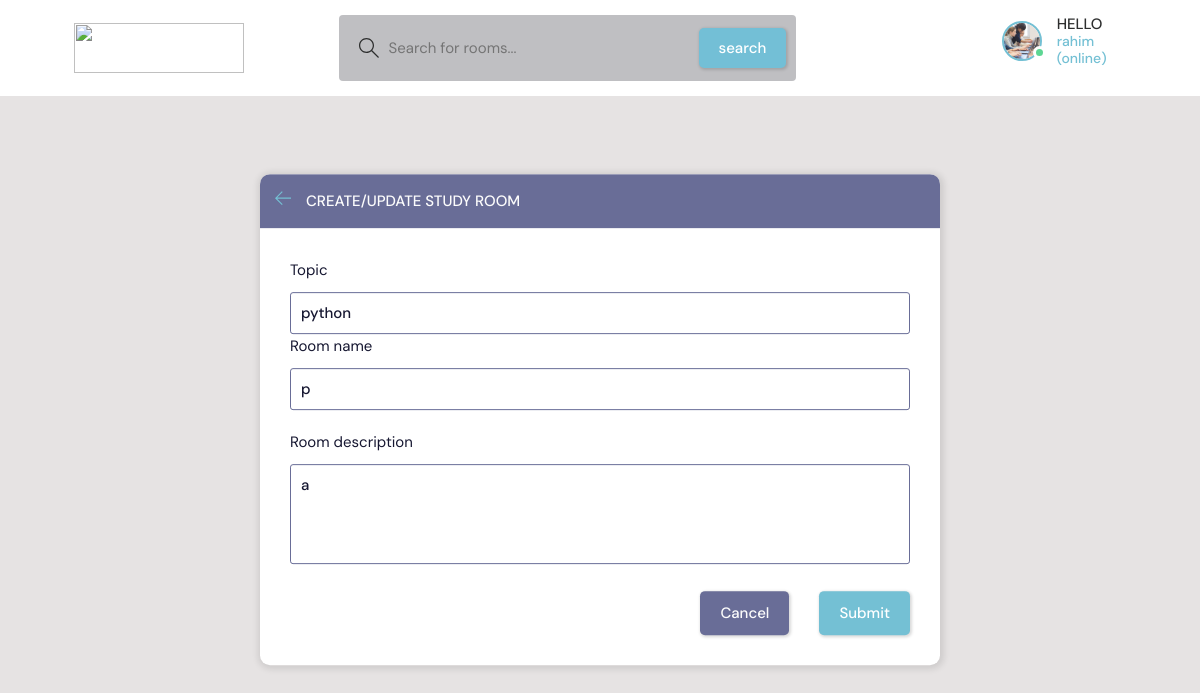
The page /mode/light/update-room/2 (signed in) on the database its author committed.
### base/models.py (models this page shows, shortened)
class User(AbstractUser):
    name=models.CharField(max_length=50, null=True)
    email=models.EmailField(unique=True, null=True)
    about=models.TextField(max_length=300, null=True, blank=True)
    avatar=models.ImageField(null=True, default='avatar.svg')
    REQUIRED_FIELDS=[]

class Room(models.Model):
    host=models.ForeignKey(User, on_delete=models.SET_NULL, null=True)
    topic=models.ForeignKey(Topic,  on_delete=models.SET_NULL, null=True)
    title=models.CharField(max_length=100)
    participants=models.ManyToManyField(User, related_name='participants', blank=True)
    description=models.TextField(null=True, blank=True)
    rules=models.TextField(null=True, blank=True)
    updated=models.DateTimeField(auto_now=True)
    created=models.DateTimeField(auto_now_add=True)
    class Meta():
        ordering=["-updated","-created"]

class Topic(models.Model):
    name=models.CharField(max_length=100)

### base/views_2.py (the view, shortened to what this page needs)
@login_required(login_url='login')
def update_room_2(request, pk):
    room=Room.objects.get(id=pk)
    form=RoomForm(instance=room)
    topics=Topic.objects.all()
    if request.user!=room.host:
        return HttpResponse(' sorry you are not allowed to update this room')
    context={'form':form, 'topics':topics,  'room':room}
    return render(request, 'light/base/room_form.html', context)

### base/forms.py
class RoomForm(ModelForm):
    class Meta:
        model=Room
        fields='__all__'
        exclude=['host','participants']

### templates/light/base/room_form.html (shortened to what this page needs)
{%extends 'light/main.html' %}
{%block content%}
  <main class="create-room layout">
    <div class="container">
      <div class="layout__box">
        <div class="layout__boxHeader">
          <div class="layout__boxTitle">
            <a href="{{request.META.HTTP_REFERER}}">
              <svg version="1.1" xmlns="http://www.w3.org/2000/svg" width="32" height="32" viewBox="0 0 32 32">
                <title>arrow-left</title>
                <path
                  d="M13.723 2.286l-13.723 13.714 13.719 13.714 1.616-1.611-10.96-10.96h27.625v-2.286h-27.625l10.965-10.965-1.616-1.607z">
                </path>
              </svg>
            </a>
            <h3>Create/Update Study Room</h3>
          </div>
        </div>
        <div class="layout__body">
          <form method="POST" class="form" action="">
            <div style="color:rgb(22, 23, 49);" class="form__group">
              <label for="room_topic">Topic</label>
              <input style="color:rgb(22, 23, 49);" required type="text" name="topic" value="{{room.topic.name}}" id="room_topic" list="topic-list" />
            <div style="color:rgb(22, 23, 49);" class="form__group">
              <label for="room_name">Room name</label>
              <span style="color:rgb(22, 23, 49);">{{form.title}}</span>
            </div>
            <div style="color:rgb(22, 23, 49);" class="form__group">
              <label for="room_name">Room description</label>
              <h3 style="color:rgb(22, 23, 49);">{{form.description}}</h3>
            </div>
            </div>
            <div class="form__action">
              <a class="btn btn--dark" href="{{request.META.HTTP_REFERER}}">Cancel</a>
              <button class="btn btn--main" type="submit">Submit</button>
            </div>
          </form>
        </div>
      </div>
    </div>
  </main>
{%endblock content%}

### templates/light/navbar.html (shortened to what this page needs)
{% load static%}
<header class="header header--loggedIn">
    <div class="container">
      <a href="{% url 'light-index' %}" class="header__logo">
          <img style="width:17rem; height:5rem;" src="{% static 'images/team/white.png' %}" alt="">
      </a>
      <form method="GET" action="{% url 'light-index' %}" class="header__search">
        <label>
          <input name="q" placeholder="Search for rooms..." />
          <button class="btn" type="submit">search</button>
        </label>
      </form>
      <nav class="header__menu">
        {% if request.user.is_authenticated%}
        <div class="header__user">
          <a href="{% url 'light-profile-page' request.user.id %}">
            <div class="avatar avatar--medium active">
              <img src="{{request.user.avatar.url}}" />
            </div>
            <p>HELLO<span>{{request.user.username}}<br>(online)</span><p>
          </a>
        </div>
        {%else%}
        <a href="{% url 'light-login' %}">
          <img src="{% static 'images/avatar.svg' %}" />
          <p>Login</p>
        </a>
        {%endif%}
      </nav>
    </div>
  </header>

### static/styles/light-style.css (style rules this page uses)
:root { --color-main: #74c0d4; --color-main-light: #004672; --color-dark: #ffffff; --color-dark-medium: #bfbfc2; --color-dark-light: #696d97; --color-light: #fcfcfc; --color-gray: #2d2e2e; --color-light-gray: #1f1e1e; --color-bg: rgb(230, 227, 227); --color-success: #5dd693; --color-error: #fc4b0b; }
* { font-family: "DM Sans", -apple-system, BlinkMacSystemFont, "Segoe UI", Roboto, Oxygen, Ubuntu, Cantarell, "Open Sans", "Helvetica Neue", sans-serif; margin: 0; padding: 0; box-sizing: border-box; text-rendering: optimizeLegibility; font-size: inherit; }
html { font-size: 56.25%; }
@media only screen and (min-width: 1200px) { html { font-size: 62.5%; } }
body { line-height: 1.6; font-weight: 400; font-size: 1.5rem; color: var(--color-light-gray); background-color: var(--color-bg); min-height: 100vh; }
img { width: 100%; }
a { display: inline-block; color: var(--color-main); text-decoration: none; }
.container { max-width: 120rem; width: 90%; margin: auto; }
.btn { background-color:#73bfd6 ; border: none; display: inline-flex; align-items: center; gap: 1rem; cursor: pointer; transition: all ease-in-out 0.3s; padding: 1rem 2rem; border-radius: 5px; box-shadow: 1px 1px 3px 1px rgba(0, 0, 0, 0.15); font-weight: 500; color: white; }
.btn--main { background-color: var(--color-main); color: var(--color-dark); }
.btn--dark { background-color: var(--color-dark-light); color: var(--color-light); }
.avatar { position: relative; display: inline-block; border-radius: 50%; border: 2px solid var(--color-main); }
.avatar img { display: block; border-radius: 50%; object-fit: cover; object-position: center; }
.avatar::after { content: ""; display: block; position: absolute; background-color: var(--color-gray); z-index: 111; border-radius: 50%; border: 0.3rem solid var(--color-dark); }
.avatar.active::after { background-color: var(--color-success); }
.avatar.avatar--medium img { width: 3.6rem; height: 3.6rem; border-radius: 50%; }
.avatar.avatar--medium:after { width: 0.7rem; height: 0.7rem; bottom: 0px; right: -6px; }
.header { padding: 1.5rem; background-color: var(--color-dark); }
.header > .container { display: flex; gap: 9.5rem; }
.header__logo, .header__user { display: flex; gap: 2rem; align-items: center; }
.header__logo > img { height: 3.2rem; width: 3.2rem; }
.header__search > label { background-color: var(--color-dark-medium); padding: 1.3rem 1rem; display: flex; align-items: center; gap: 1rem; border-radius: 4px; }
.header__search svg { fill: var(--color-gray); width: 2rem; height: 2rem; margin-left: 1rem; }
.header__search input { width: 30rem; background: transparent; border: none; outline: none; color: var(--color-light); }
.header__menu { margin-left: auto; position: relative; }
.header__menu a { display: flex; gap: 1.5rem; align-items: center; font-weight: 500; text-decoration: none; color: var(--color-gray); }
.header__menu img { height: 3.6rem; }
.header__menu p { line-height: 1.2; }
.header__menu span { color: var(--color-main); font-weight: 500; font-size: 1.4rem; display: block; }
.layout { margin-top: 2.4rem; }
.layout > .container { display: flex; justify-content: space-between; align-items: flex-start; }
.layout__box { width: 90%; max-width: 48rem; min-height: 40rem; position: absolute; top: 50%; left: 50%; transform: translate(-50%, -46%); background-color: var(--color-dark); border-radius: 1rem; box-shadow: 1px 1px 6px 3px rgba(0, 0, 0, 0.1); overflow: hidden; }
.layout__boxHeader { display: flex; padding: 1.5rem; background-color: var(--color-dark-light); }
.layout__boxTitle { display: flex; gap: 1.5rem; align-items: center; }
.layout__boxTitle h3 { text-transform: uppercase; font-weight: 500; color: var(--color-light); }
.layout__boxTitle svg { width: 1.6rem; height: 1.6rem; fill: var(--color-main); }
.layout__body { margin: 3rem; }
.form__group { margin-bottom: 2rem; width: 100%; }
.form__group label { display: block; font-size: 1.5rem; margin-bottom: 1rem; }
.form__group input, .form__group textarea, .form__group select { background: transparent; border: 1px solid var(--color-dark-light); padding: 1rem; border-radius: 3px; width: 100%; color: rgb(22, 23,49); font-weight: 500; outline: none; }
.form__group textarea { background: transparent; height: 10rem; resize: none; }
.form__action { display: flex; justify-content: flex-end; gap: 3rem; }
.create-room.layout .layout__box { max-width: 68rem; }

### rows shown on the page
User: user.avatar (picture), user.username "rahim"
Room: topic "python", title "p", description "a"
